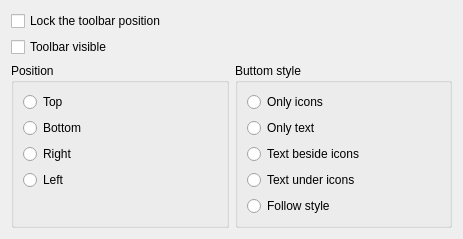
<?xml version="1.0" encoding="UTF-8"?>
<ui version="4.0">
 <class>ToolbarPage</class>
 <widget class="QWidget" name="ToolbarPage">
  <property name="geometry">
   <rect>
    <x>0</x>
    <y>0</y>
    <width>449</width>
    <height>229</height>
   </rect>
  </property>
  <property name="windowTitle">
   <string/>
  </property>
  <layout class="QVBoxLayout" name="verticalLayout">
   <item>
    <widget class="QCheckBox" name="lockToolbar">
     <property name="text">
      <string>Lock the toolbar position</string>
     </property>
    </widget>
   </item>
   <item>
    <widget class="QCheckBox" name="toolbarVisible">
     <property name="text">
      <string>Toolbar visible</string>
     </property>
    </widget>
   </item>
   <item>
    <layout class="QHBoxLayout" name="horizontalLayout_11">
     <item>
      <widget class="QGroupBox" name="groupBox">
       <property name="title">
        <string>Position</string>
       </property>
       <layout class="QVBoxLayout" name="verticalLayout_4">
        <item>
         <widget class="QRadioButton" name="topRadioButtom">
          <property name="text">
           <string>Top</string>
          </property>
         </widget>
        </item>
        <item>
         <widget class="QRadioButton" name="bottomRadioButtom">
          <property name="text">
           <string>Bottom</string>
          </property>
         </widget>
        </item>
        <item>
         <widget class="QRadioButton" name="rightRadioButtom">
          <property name="text">
           <string>Right</string>
          </property>
         </widget>
        </item>
        <item>
         <widget class="QRadioButton" name="leftRadioButtom">
          <property name="text">
           <string>Left</string>
          </property>
         </widget>
        </item>
        <item>
         <spacer name="verticalSpacer_5">
          <property name="orientation">
           <enum>Qt::Vertical</enum>
          </property>
          <property name="sizeHint" stdset="0">
           <size>
            <width>20</width>
            <height>40</height>
           </size>
          </property>
         </spacer>
        </item>
       </layout>
      </widget>
     </item>
     <item>
      <widget class="QGroupBox" name="groupBox_2">
       <property name="title">
        <string>Buttom style</string>
       </property>
       <layout class="QVBoxLayout" name="verticalLayout_10">
        <item>
         <widget class="QRadioButton" name="onlyIconsRadioButtom">
          <property name="text">
           <string>Only icons</string>
          </property>
         </widget>
        </item>
        <item>
         <widget class="QRadioButton" name="onlyTextRadioButtom">
          <property name="text">
           <string>Only text</string>
          </property>
         </widget>
        </item>
        <item>
         <widget class="QRadioButton" name="tbiRadioButtom">
          <property name="text">
           <string>Text beside icons</string>
          </property>
         </widget>
        </item>
        <item>
         <widget class="QRadioButton" name="tuiRadioButtom">
          <property name="text">
           <string>Text under icons</string>
          </property>
         </widget>
        </item>
        <item>
         <widget class="QRadioButton" name="fsRadioButtom">
          <property name="text">
           <string>Follow style</string>
          </property>
         </widget>
        </item>
       </layout>
      </widget>
     </item>
    </layout>
   </item>
   <item>
    <spacer name="verticalSpacer_6">
     <property name="orientation">
      <enum>Qt::Vertical</enum>
     </property>
     <property name="sizeHint" stdset="0">
      <size>
       <width>441</width>
       <height>48</height>
      </size>
     </property>
    </spacer>
   </item>
  </layout>
 </widget>
 <resources/>
 <connections>
  <connection>
   <sender>toolbarVisible</sender>
   <signal>toggled(bool)</signal>
   <receiver>lockToolbar</receiver>
   <slot>setEnabled(bool)</slot>
   <hints>
    <hint type="sourcelabel">
     <x>110</x>
     <y>34</y>
    </hint>
    <hint type="destinationlabel">
     <x>113</x>
     <y>10</y>
    </hint>
   </hints>
  </connection>
 </connections>
</ui>
